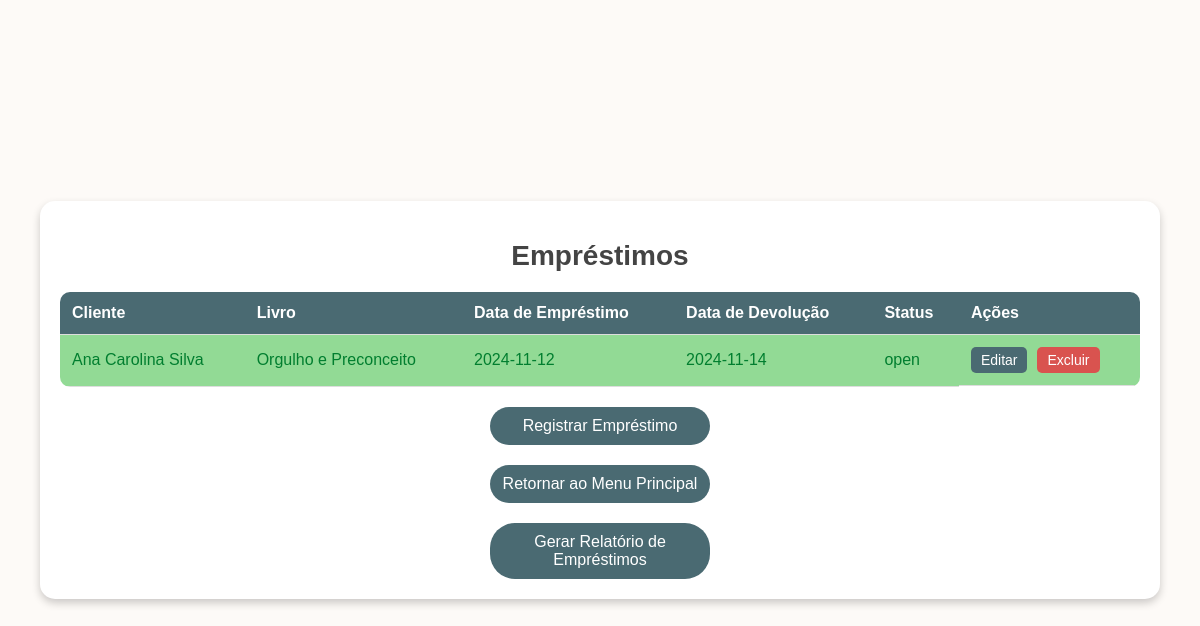
Before: /list_loans with the older database file.
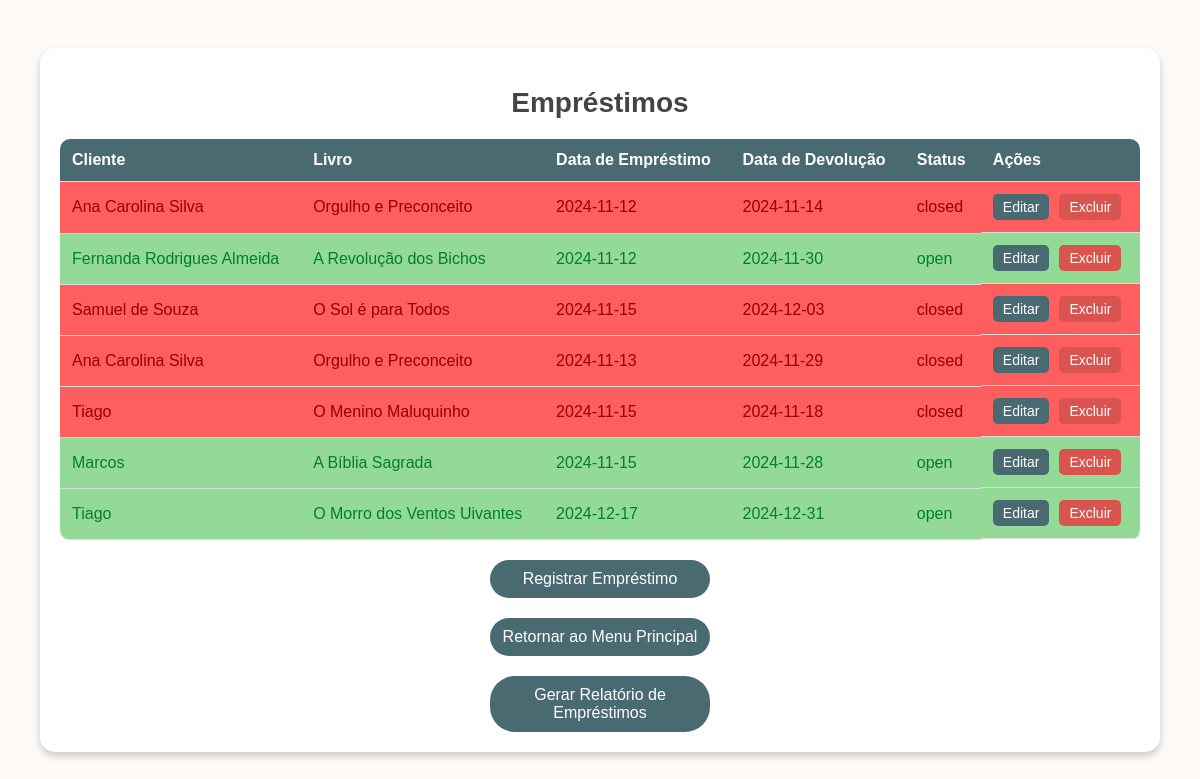
After: the same page with the newer database file.
### app.py (models this page shows)
class Loan(db.Model):
    id = db.Column(db.Integer, primary_key = True)
    client_id = db.Column(db.Integer, db.ForeignKey('client.id'), nullable = False)
    book_id = db.Column(db.Integer, db.ForeignKey('book.id'), nullable = False)
    loan_date = db.Column(db.String(10), nullable = False)
    return_date = db.Column(db.String(10), nullable = False)
    status = db.Column(db.String(10), nullable = False, default = 'open')
    client = db.relationship('Client', backref = db.backref('loans', lazy = True))
    book = db.relationship('Book', backref = db.backref('loans', lazy = True))

class Client(db.Model):
    id = db.Column(db.Integer, primary_key = True)
    name = db.Column(db.String(100), nullable = False)
    cpf = db.Column(db.String(14), nullable = False)
    telefone = db.Column(db.String(15), nullable = True)
    email = db.Column(db.String(100), nullable = True)

class Book(db.Model):
    id = db.Column(db.Integer, primary_key = True)
    title = db.Column(db.String(100), nullable = False)
    author = db.Column(db.String(100), nullable = False)
    publisher = db.Column(db.String(100), nullable = True)
    data_publicacao = db.Column(db.String(10), nullable = True)
    genero_literario = db.Column(db.String(50), nullable = True)

### app.py (the view)
@app.route('/list_loans')
def list_loans():
    try:
        loans = Loan.query.all()
        return render_template('list_loans.html', loans = loans)
    except Exception as e:
        return str(e)

### templates/list_loans.html (shortened to what this page needs)
<!DOCTYPE html>
<html lang="en">
<head>
</head>
<body>
    <div class="container">
        <h1>Empréstimos</h1>
        <table>
            <thead>
                <tr>
                    <th>Cliente</th>
                    <th>Livro</th>
                    <th>Data de Empréstimo</th>
                    <th>Data de Devolução</th>
                    <th>Status</th>
                    <th>Ações</th>
                </tr>
            </thead>
            <tbody>
                {% for loan in loans %}
                    <tr class="{% if loan.status == 'open' %}status-open{% else %}status-closed{% endif %}">
                        <td>{{ loan.client.name }}</td>
                        <td>{{ loan.book.title }}</td>
                        <td>{{ loan.loan_date }}</td>
                        <td>{{ loan.return_date }}</td>
                        <td>{{ loan.status }}</td>
                        <td class="action-buttons">
                            <a href="{{ url_for('edit_loan', loan_id=loan.id) }}"><button>Editar</button></a>
                            <form action="{{ url_for('delete_loan', loan_id=loan.id) }}" method="post" onsubmit="return confirm('Tem certeza que deseja excluir este empréstimo?');">
                                <button type="submit">Excluir</button>
                            </form>
                        </td>
                    </tr>
                {% endfor %}
            </tbody>
        </table>
        <a href="{{ url_for('loan') }}" class="add-button">Registrar Empréstimo</a>
        <a href="{{ url_for('home') }}" class="return-button">Retornar ao Menu Principal</a>
        <a href="{{ url_for('generate_loan_report') }}" class="report-button">Gerar Relatório de Empréstimos</a>
    </div>
</body>
</html>

Changed rows visible on the page:
changed Loan (number 1 of 7 on the later page): status "open" → "closed"
added Loan: client.name "Fernanda Rodrigues Almeida", book "A Revolução dos Bichos", loan_date "2024-11-12", return_date "2024-11-30", status "open"
added Loan: client.name "Samuel de Souza", book "O Sol é para Todos", loan_date "2024-11-15", return_date "2024-12-03", status "closed"
added Loan: client.name "Ana Carolina Silva", book "Orgulho e Preconceito", loan_date "2024-11-13", return_date "2024-11-29", status "closed"
added Loan: client.name "Tiago", book "O Menino Maluquinho", loan_date "2024-11-15", return_date "2024-11-18", status "closed"
added Loan: client.name "Marcos", book "A Bíblia Sagrada", loan_date "2024-11-15", return_date "2024-11-28", status "open"
added Loan: client.name "Tiago", book "O Morro dos Ventos Uivantes", loan_date "2024-12-17", return_date "2024-12-31", status "open"
